Frame 1 (no input): blank canvas, image omitted
Frame 60 (the mouse pressed at the canvas centre just before this capture): blank canvas, image omitted
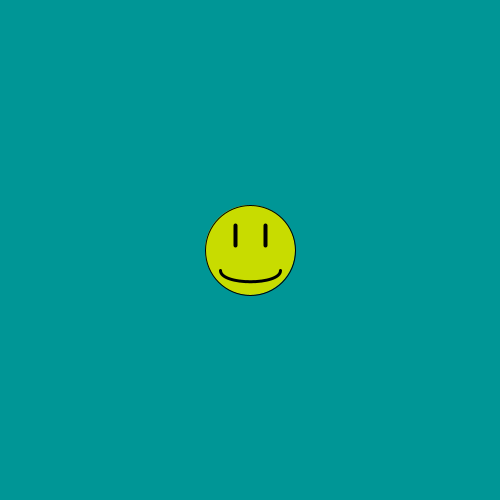
Frame 120 (the mouse held since frame 60 and released just before this capture)

The Processing sketch whose frames 1 and 60 were blank and that drew this single picture after the mouse press (run headless with seeded random() and noise(); from frame 60 on, the mouse is pressed at the canvas centre):

// Processing sketch: processing_76979
// ── processing_76979.pde

/*****************************************
 *Assignment 4
 *Name: Graham Barrett
 *E-Mail: rbarrett@haverford.edu
 *Course: CS 110 - Section 01
 *Submitted:October 25th,2012
 *
 *In the following code a face is generated
 *whose face shifts from a frown to a smile over time.
 *The mouth consists of a curve whose control
 *points shift to enact the change from the frown
 *into the smile. Every time the mouse button is
 *clicked a face is generated randomly on the
 *screen and up to 5 faces can be drawn on the
 *screen at a given time.
 ***********************************************/

/* class Face represents a single Face that consists
of the Head, the Eye's, the Mouth, and the animation
for changing the Face's frown into a smile*/
class Face {

  // The Face's x-coordinate
  int x;

  //The Face's y coordinate
  int y;

  // 1st control point
  int cx1;

  // 2nd control point
  int cy;

  // 3rd Control point
  int cx2;

  /* The Face's Constructor Code*/

  Face(int x, int y) {
    this.x = x;
    this.y = y;
    cx1=(int)x - 30;
    cy = (int)y + 5;
    cx2=(int)x + 30;
  }

// Displays class Face's facial features 

  void display () {

    //Face
    strokeWeight(1);
    fill (200, 220, 0);
    ellipse (x, y, 90, 90);

    //Eye #1
    strokeWeight(4);
    line (x - 15, y - 25, x - 15, y - 5);

    //Eye #2
    strokeWeight (4);
    line(x + 15, y - 25, x + 15, y - 5);

    //Mouth
    strokeWeight (3);
    bezier(x - 30, y + 20, cx1, cy, cx2, cy, x + 30, y + 20);
  }

    /* This code allows for the mouth to switch
    from the frown and change into the frown. 
    This is done by increasing the y values of
    the bezier curve's (representng the mouth)
    control points until they reach the max coordinates
    of the bezier's control points that were 
    set for the smile */
    
  void move () {
    if (cy != (int) y + 35) {
      cy ++;
    }
  }
}

/*Below is the array that class Face belongs 
to as an object to be called everytime the
Mouse Button is pressed*/

/* Class Face's Max_Num_of_Objects in the 
array, equal to 5, the array's index, and
the code that draws a new face*/

int N= 5;
int idxfaces = 0;
Face[] faces = new Face[N];

// Setup for the entire image

void setup () {
  size (500, 500);
  background (0, 150, 150);
  smooth ();
}

/*The draw function for the Face which draws 
a new face up, displays class Face, and moves 
the mouth on the face until the Maximium Number of
Objects is reached and a new background is 
generated as well as removing the first generated
face in the array*/

void draw () {
  background (0, 150, 150);
    for (int i=0; i<faces.length; i++) {
    if (faces[i] != null) {
       faces[i].move();
      faces[i].display();
    }
  }
}

/*Everytime the Mouse Button is Pressed, a new
Face is drawn at the Current Position of the 
Mouse*/

void mousePressed () {
    faces[idxfaces] = new Face(mouseX, mouseY);
  idxfaces = (idxfaces+1) % N;
}
